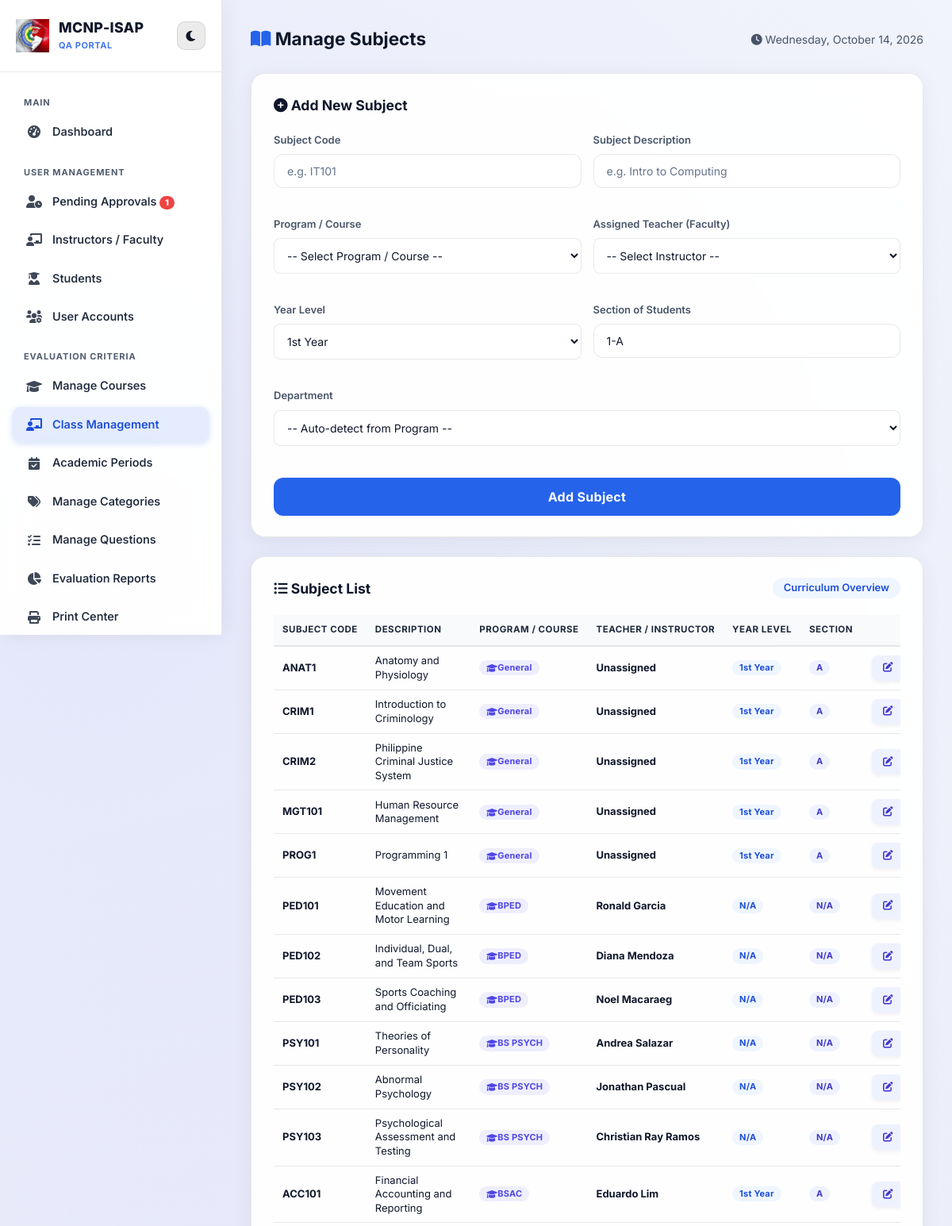
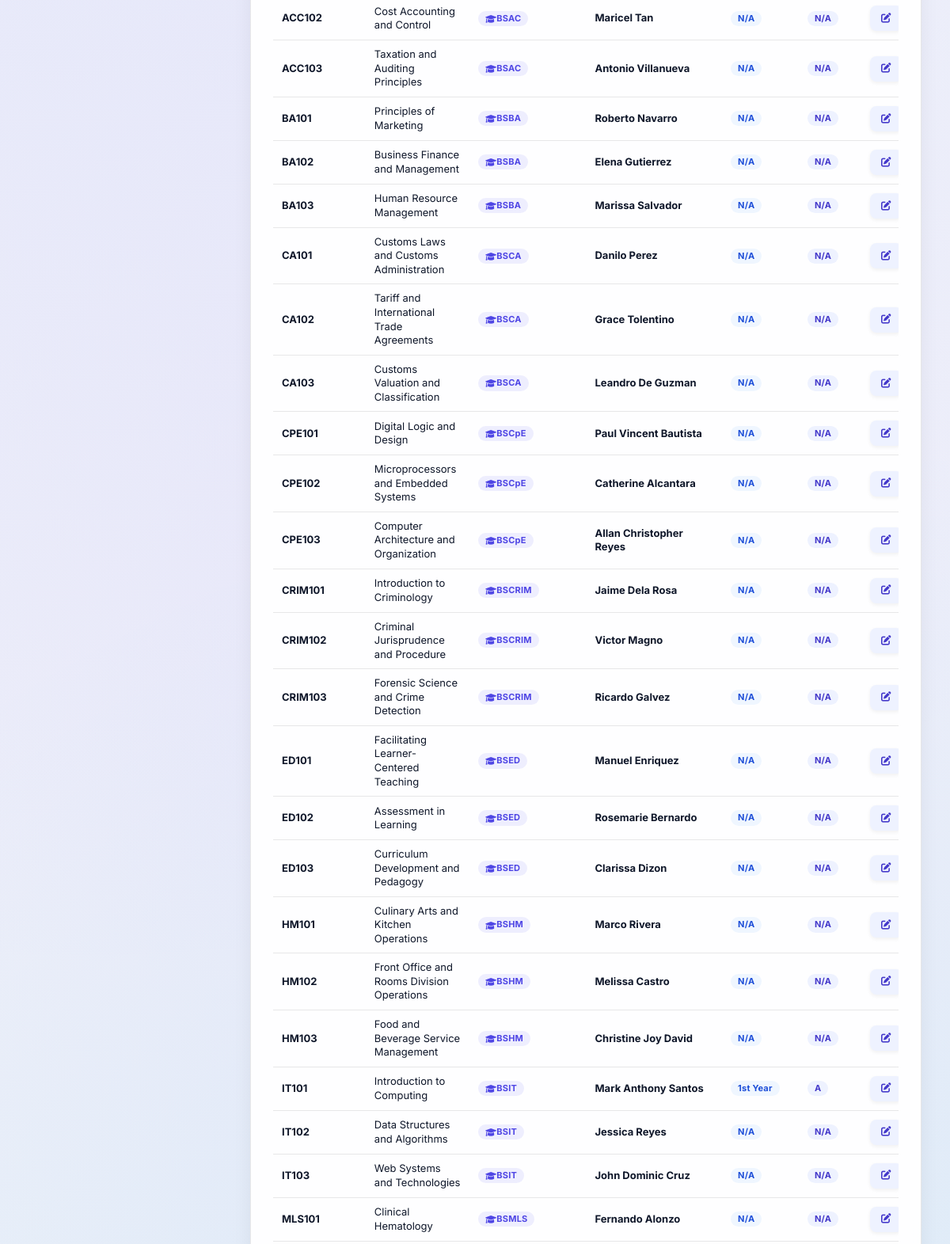
The page /manage_subjects.php (signed in, upper part) on the database as committed earlier (2 pictures, top to bottom).
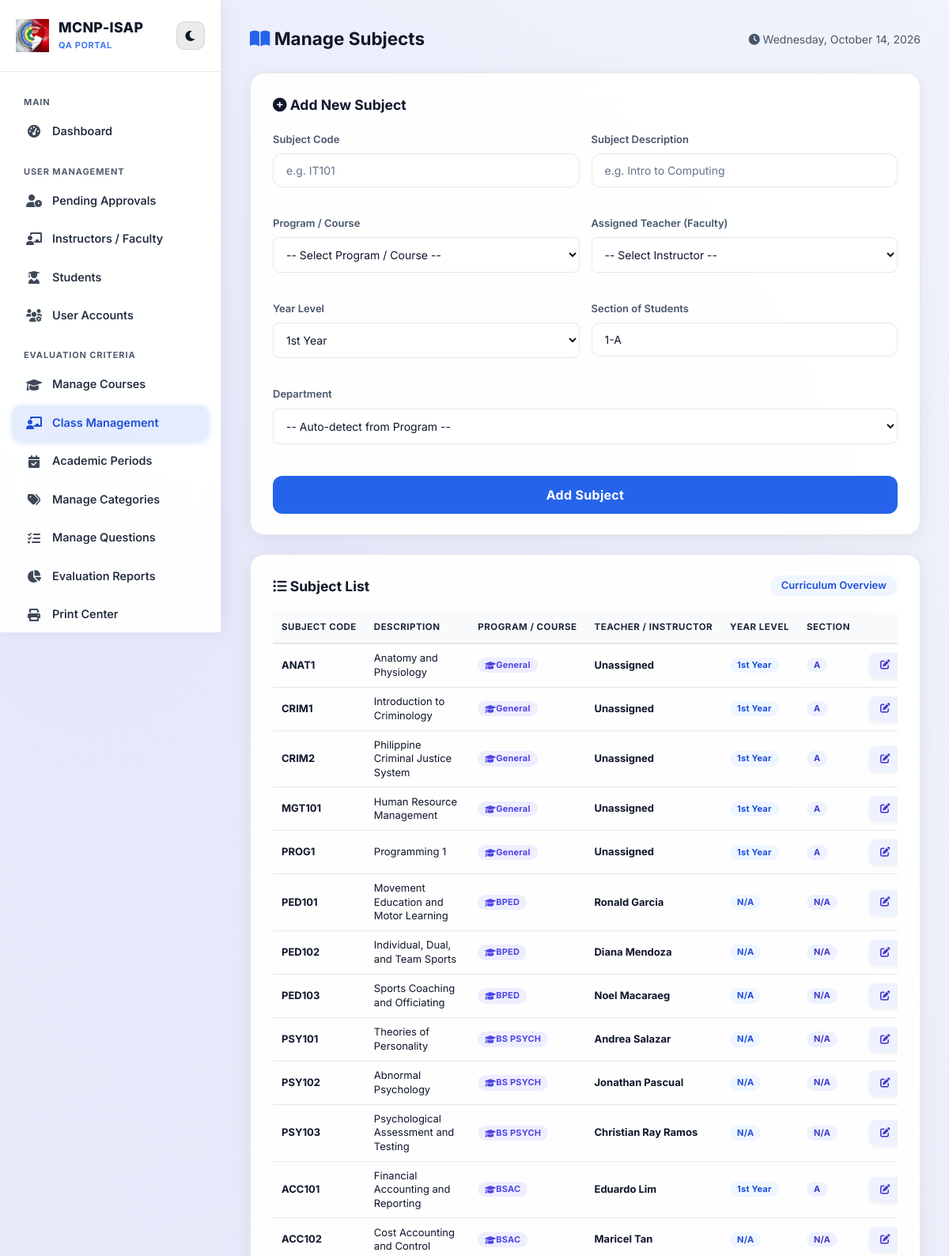
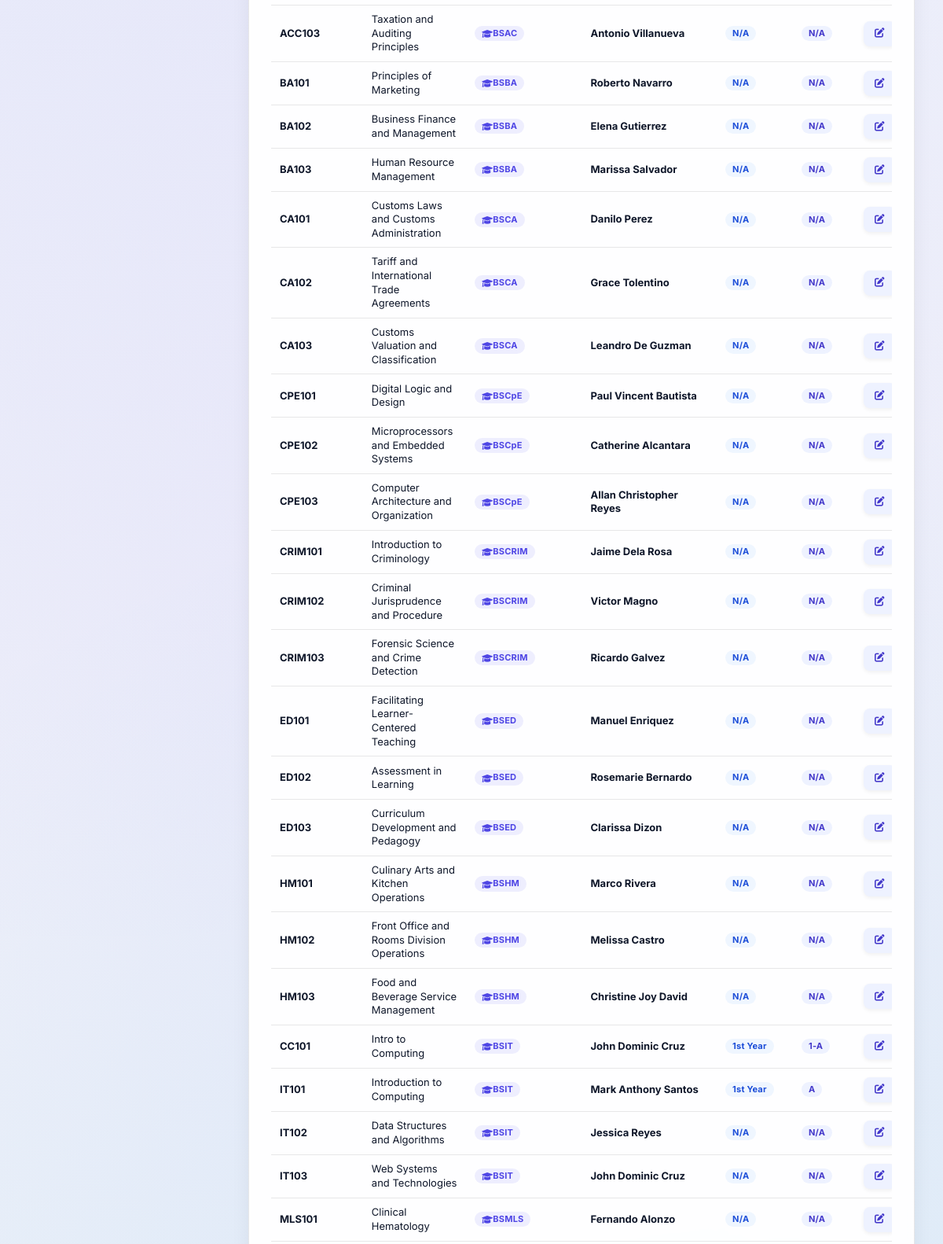
The same page on the database as committed later (2 pictures, top to bottom).
### tables this page shows
CREATE TABLE `subjects` (
  `id` int(11) NOT NULL AUTO_INCREMENT,
  `subject_code` varchar(50) NOT NULL,
  `subject_description` varchar(255) NOT NULL,
  `dept_id` int(11) DEFAULT NULL,
  `course_id` int(11) DEFAULT NULL,
  `faculty_id` int(11) DEFAULT NULL,
  `year_level` varchar(50) DEFAULT NULL,
  `section` varchar(50) DEFAULT NULL,
  PRIMARY KEY (`id`),
  UNIQUE KEY `subject_code` (`subject_code`),
  KEY `dept_id` (`dept_id`),
  CONSTRAINT `subjects_ibfk_1` FOREIGN KEY (`dept_id`) REFERENCES `departments` (`id`) ON DELETE SET NULL
);

CREATE TABLE `courses` (
  `id` int(11) NOT NULL AUTO_INCREMENT,
  `dept_id` int(11) NOT NULL,
  `course_name` varchar(150) NOT NULL,
  `course_alias` varchar(20) NOT NULL,
  PRIMARY KEY (`id`),
  UNIQUE KEY `course_alias` (`course_alias`),
  KEY `dept_id` (`dept_id`),
  CONSTRAINT `courses_ibfk_1` FOREIGN KEY (`dept_id`) REFERENCES `departments` (`id`) ON DELETE CASCADE
);

CREATE TABLE `users` (
  `id` int(11) NOT NULL AUTO_INCREMENT,
  `username` varchar(50) NOT NULL,
  `password` varchar(255) NOT NULL,
  `role` enum('admin','system admin','dean','student','faculty','visitor') NOT NULL,
  `visitor_category` varchar(50) DEFAULT 'Campus Guest',
  `first_name` varchar(50) DEFAULT NULL,
  `middle_name` varchar(50) DEFAULT NULL,
  `last_name` varchar(50) DEFAULT NULL,
  `full_name` varchar(150) DEFAULT NULL,
  `email` varchar(100) DEFAULT NULL,
  `school` enum('mcnp','isap') DEFAULT NULL,
  `dept_id` int(11) DEFAULT NULL,
  `reset_token` varchar(64) DEFAULT NULL,
  `reset_token_expiry` datetime DEFAULT NULL,
  `course_id` int(11) DEFAULT NULL,
  `status` enum('active','inactive','pending') NOT NULL DEFAULT 'active',
  `last_login` datetime DEFAULT NULL,
  `avatar` varchar(255) DEFAULT NULL,
  `created_at` timestamp NOT NULL DEFAULT current_timestamp(),
  `theme_color` varchar(20) DEFAULT 'blue',
  PRIMARY KEY (`id`),
  UNIQUE KEY `username` (`username`),
  UNIQUE KEY `email` (`email`),
  KEY `dept_id` (`dept_id`),
  KEY `course_id` (`course_id`),
  CONSTRAINT `users_ibfk_1` FOREIGN KEY (`dept_id`) REFERENCES `departments` (`id`) ON DELETE SET NULL,
  CONSTRAINT `users_ibfk_2` FOREIGN KEY (`course_id`) REFERENCES `courses` (`id`) ON DELETE SET NULL
);

### mobile_ui.php (called while the page is built, shortened)
<?php
if (!isset($mobile_nav_items)) {
    $role = $_SESSION['role'] ?? 'student';
}
?>

### manage_subjects.php (the view, shortened to what this page needs)
<?php
$role = $_SESSION['role'];
$edit_subject = null;
?>
<!DOCTYPE html>
<html>
<head>
    <?php include_once 'theme_style.php'; ?>
    <link rel="stylesheet" href="style.css?v=<?php echo filemtime('style.css'); ?>">
    <link rel="stylesheet" href="https://cdnjs.cloudflare.com/ajax/libs/font-awesome/6.0.0/css/all.min.css">
</head>
<body class="dashboard-body">
    <div class="split-container">
        <?php
        if ($role == 'admin' || $role == 'system admin') {
            include 'admin_sidebar.php';
        } else {
            $active_page_dean = 'subjects';
            include 'dean_sidebar.php';
        }
        ?>
        <main class="main-content">
            <div style="display:flex; justify-content:space-between; align-items:center; margin-bottom:25px; flex-wrap:wrap; gap:10px;">
                <h2 style="color:var(--text-main); margin:0;">
                    <i class="fas fa-book-open" style="color:var(--accent);"></i> Manage Subjects
                </h2>
                <span style="color:var(--text-muted); font-size:14px;">
                    <i class="fas fa-clock"></i> <?php echo date('l, F j, Y'); ?>
                </span>
            </div>
            <div class="card">
                <h3 style="margin-bottom:20px;"><i class="fas fa-plus-circle"></i> <?php echo $edit_subject ? 'Edit' : 'Add New'; ?> Subject</h3>
                <form method="POST" style="display: grid; grid-template-columns: 1fr 1fr; gap: 15px;">
                    <div class="input-group">
                        <div class="input-label">Subject Code</div>
                        <input type="text" name="subject_code" value="<?php echo htmlspecialchars($edit_subject['subject_code'] ?? ''); ?>" placeholder="e.g. IT101" required>
                    </div>
                    <div class="input-group">
                        <div class="input-label">Subject Description</div>
                        <input type="text" name="subject_description" value="<?php echo htmlspecialchars($edit_subject['subject_description'] ?? ''); ?>" placeholder="e.g. Intro to Computing" required>
                    </div>
                    <div class="input-group">
                        <div class="input-label">Program / Course</div>
                        <select name="course_id" id="subject_course_id" style="width:100%; padding:12px; border-radius:8px; border:1px solid var(--border-color); background:var(--input-bg); color:var(--text-main);">
                            <option value="">-- Select Program / Course --</option>
                        </select>
                    </div>
                    <div class="input-group">
                        <div class="input-label">Assigned Teacher (Faculty)</div>
                        <select name="faculty_id" style="width:100%; padding:12px; border-radius:8px; border:1px solid var(--border-color); background:var(--input-bg); color:var(--text-main);">
                            <option value="">-- Select Instructor --</option>
                        </select>
                    </div>
                    <div class="input-group">
                        <div class="input-label">Year Level</div>
                        <select name="year_level" required style="width:100%; padding:12px; border-radius:8px; border:1px solid var(--border-color); background:var(--input-bg); color:var(--text-main);">
                            <option value="1st Year" <?php echo (isset($edit_subject) && $edit_subject['year_level'] == '1st Year') ? 'selected' : ''; ?>>1st Year</option>
                        </select>
                    </div>
                    <div class="input-group">
                        <div class="input-label">Section of Students</div>
                        <input type="text" name="section" value="<?php echo htmlspecialchars($edit_subject['section'] ?? '1-A'); ?>" placeholder="e.g. 1-A, 2-B, Section A" required>
                    </div>
                    <?php if($role == 'admin' || $role == 'system admin'): ?>
                    <div class="input-group" style="grid-column: 1 / -1;">
                        <div class="input-label">Department</div>
                        <select name="dept_id" style="width:100%; padding:12px; border-radius:8px; border:1px solid var(--border-color); background:var(--input-bg); color:var(--text-main);">
                            <option value="">-- Auto-detect from Program --</option>
                        </select>
                    </div>
                    <?php endif; ?>
                    <div style="grid-column: 1 / -1; display:flex; gap:10px;">
                        <button type="submit" name="save_subject" class="login-btn"><?php echo $edit_subject ? 'Update Subject' : 'Add Subject'; ?></button>
                    </div>
                </form>
            </div>
            <div class="card">
                <div style="display:flex; justify-content:space-between; align-items:center; margin-bottom:20px; flex-wrap:wrap; gap:10px;">
                    <h3 style="margin:0;"><i class="fas fa-list-ul"></i> Subject List</h3>
                    <span class="category-badge" style="font-size:13px;">Curriculum Overview</span>
                </div>
                <div class="table-responsive">
                <table class="table-modern">
                    <thead>
                        <tr>
                            <th>Subject Code</th>
                            <th>Description</th>
                            <th>Program / Course</th>
                            <th>Teacher / Instructor</th>
                            <th>Year Level</th>
                            <th>Section</th>
                            <th style="text-align:right;">Action</th>
                        </tr>
                    </thead>
                    <tbody>
                        <?php
                        $query_sql = "SELECT s.*, u.full_name as teacher_name, d.dept_alias, c.course_alias
                                      FROM subjects s
                                      LEFT JOIN users u ON s.faculty_id = u.id
                                      LEFT JOIN departments d ON s.dept_id = d.id
                                      LEFT JOIN courses c ON s.course_id = c.id";
                        $query_sql .= " ORDER BY c.course_alias ASC, s.subject_code ASC";
                        $res = $conn->query($query_sql);
                        if ($res && $res->num_rows > 0) {
                            while($row = $res->fetch_assoc()) {
                                $teacher = !empty($row['teacher_name']) ? $row['teacher_name'] : 'Unassigned';
                                $prog = !empty($row['course_alias']) ? $row['course_alias'] : 'General';
                                $yl = !empty($row['year_level']) ? $row['year_level'] : 'N/A';
                                $sec = !empty($row['section']) ? $row['section'] : 'N/A';
                                echo "<tr>";
                                echo "<td><strong>" . htmlspecialchars($row['subject_code']) . "</strong></td>";
                                echo "<td>" . htmlspecialchars($row['subject_description']) . "</td>";
                                echo "<td><span class='category-badge' style='background:rgba(99,102,241,0.1); color:#4f46e5; font-weight:700;'><i class='fas fa-graduation-cap'></i> " . htmlspecialchars($prog) . "</span></td>";
                                echo "<td><strong>" . htmlspecialchars($teacher) . "</strong></td>";
                                echo "<td><span class='category-badge'>" . htmlspecialchars($yl) . "</span></td>";
                                echo "<td><span class='category-badge' style='background:#eef2ff; color:#4338ca;'>" . htmlspecialchars($sec) . "</span></td>";
                                echo "<td style='text-align:right;'>
                                        <a href='manage_subjects.php?edit={$row['id']}' class='btn-action' style='background:#eef2ff; color:#4338ca;' title='Edit Subject'><i class='fas fa-edit'></i></a>
                                        <a href='manage_subjects.php?delete={$row['id']}' class='btn-action btn-delete' onclick='return confirm(\"Delete subject?\");' title='Delete Subject'><i class='fas fa-trash-alt'></i></a>
                                      </td>";
                                echo "</tr>";
                            }
                        } else {
                            echo "<tr><td colspan='7' style='text-align:center; padding:30px; color:var(--text-muted);'>No subjects found.</td></tr>";
                        }
                        ?>
                    </tbody>
                </table>
                </div>
            </div>
        </main>
    </div>
</body>
</html>

### admin_sidebar.php (shortened to what this page needs)
<?php
require_once __DIR__ . '/theme_style.php';
$active_page = $active_page ?? '';
$pending_count = 0;
if (isset($conn)) {
    $pending_res = $conn->query("SELECT COUNT(*) FROM users WHERE status = 'pending'");
    if ($pending_res) {
        $pending_count = (int)$pending_res->fetch_row()[0];
    }
}
if (!function_exists('sidebar_link')) {
    function sidebar_link($href, $icon, $label, $current_page, $key)
    {
        $is_active = ($current_page === $key) ? ' active' : '';
        echo "<a href=\"{$href}\" class=\"nav-link{$is_active}\"><i class=\"fas fa-{$icon}\"></i> <span>{$label}</span></a>";
    }
}
?>
<aside class="sidebar">
    <div class="sidebar-brand-container">
        <div style="display:flex; align-items:center; gap:12px;">
            <div class="eval-logo-badge" style="width:42px; height:42px; flex-shrink:0;">
                <img src="mcnp-isap.png" alt="Logo" style="width: 100%; height: 100%; object-fit: contain;">
            </div>
            <span style="font-weight:800; font-size:1.18rem; letter-spacing:0.3px; color: var(--text-main); line-height: 1.15;">MCNP-ISAP<br><small style="font-size:11px; font-weight:700; opacity:0.85; text-transform:uppercase; letter-spacing:0.6px; color: var(--accent);">QA Portal</small></span>
        </div>
        <div class="theme-toggle" id="themeBtn" onclick="toggleTheme()"
            style="width:36px; height:36px; font-size:15px; background: var(--toggle-bg) !important;
                    color: var(--text-main) !important; border: 1px solid var(--border-color); box-shadow:none; flex-shrink:0; border-radius:10px; display:flex; align-items:center; justify-content:center; cursor:pointer;"
            title="Toggle Theme">
            <i class="fas fa-moon"></i>
        </div>
    </div>
    <nav>
        <span class="sidebar-group-label">Main</span>
        <?php sidebar_link('dashboard_admin.php',  'tachometer-alt',    'Dashboard',           $active_page, 'dashboard'); ?>
        <span class="sidebar-group-label">User Management</span>
        <?php
        $pending_badge = $pending_count > 0 ? " <span style='background:#ef4444; color:white; border-radius:10px; padding: 2px 7px; font-size: 10.5px; font-weight: 800; margin-left: auto;'>$pending_count</span>" : "";
        ?>
        <span class="sidebar-group-label">Evaluation Criteria</span>
    </nav>
</aside>
<?php
include 'mobile_ui.php';
?>

Rows that differ between the two databases and show on the page:
added subjects: subject_code "CC101", subject_description "Intro to Computing", course.course_alias "BSIT", users.full_name "John Dominic Cruz", year_level "1st Year", section "1-A"
Other text that changed with them:
$pending_count: "1" → (not shown)
